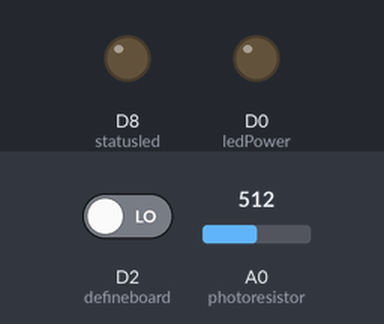
Simulated run of this sketch. Board: ESP8266 (NodeMCU). Parts: output pins drawn as LEDs (lit = HIGH). Inputs (shaded band) come from the test bench; at power-on: D2 (defineboard) LOW, A0 (photoresistor) = 512. WiFi joins after 1.5 s; servers stay silent unless stated; what the sketch prints to the serial monitor is not drawn.

Above: at 6.4 s.
At 15.8 s:
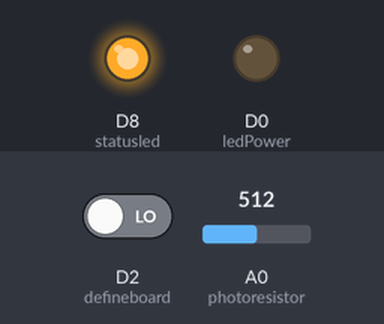
Timing chart, 0 to 30.3 s (numbered marks = the images above):
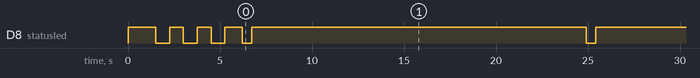

The sketch:

controler.ino
```cpp
#include <ESP8266WiFi.h>
#include "DHT.h"

#define DHTPIN D1     // what pin we're connected to

#define DHTTYPE DHT12   // DHT 11

// replace with your channel's thingspeak API key,
String apiKey = "YQQALXB4VXS3V3Z5";
const char* ssid = "SSID";
const char* password = "sciencefairpasswd";
const char* server = "api.thingspeak.com";

WiFiClient client;

int light = 0;

const int photoresistor = A0; // Photoresistor at Arduino analog pin A0
const int defineboard = D2;
const int statusled = D8;
const int measurePin = A0;
const int ledPower = D0;
bool board;
unsigned int samplingTime = 280;
unsigned int deltaTime = 40;
unsigned int sleepTime = 9680;

int sensorValue = 0;

void postdata2 (int light);

DHT dht(DHTPIN, DHTTYPE);
void setup() {
  if (digitalRead(defineboard) == 1){
    board = true;
  }else{
    board = false;
  }
  Serial.begin(115200);
  delay(10);
  pinMode(ledPower,OUTPUT);
  pinMode(defineboard,INPUT);
  pinMode(statusled,OUTPUT);
  WiFi.begin(ssid, password);
  dht.begin();
  Serial.println();
  Serial.println();
  Serial.print("Connecting to ");
  Serial.println(ssid);
  digitalWrite(statusled,HIGH);
  WiFi.begin(ssid, password);

  while (WiFi.status() != WL_CONNECTED) {
    delay(500);
    Serial.print(".");
  }
  Serial.println("");
  Serial.println("WiFi connected");
  digitalWrite(statusled,LOW);
  delay(750);
  digitalWrite(statusled,HIGH);
  delay(750);
  digitalWrite(statusled,LOW);
  delay(750);
  digitalWrite(statusled,HIGH);
  delay(750);
  digitalWrite(statusled,LOW);
  delay(750);
  digitalWrite(statusled,HIGH);
  delay(750);
}


void loop() {
  if (board == true){
    int hum = readhum ();
    int temp = readtemp ();
    int dust = readdust ();
    postdata1 (dust,temp,hum);
    delay(2000);
  }else{
    int light = readlight ();
    postdata2 (light);
    delay(2000);
  }

  }


int readhum () {
  float h = dht.readHumidity();
  return h ;
}
int readtemp () {
  float t = dht.readTemperature();
  return t;
}

int readdust () {
    digitalWrite(ledPower,LOW);
  delayMicroseconds(samplingTime);
  sensorValue = analogRead(measurePin);
  delayMicroseconds(deltaTime);
  digitalWrite(ledPower,HIGH);
  delayMicroseconds(sleepTime);


  float voltage = sensorValue * (3.2 / 1023.0);
  float density = ((voltage-0.01)/0.5)*0.1*1000;

  Serial.println(density);

  delay(500);
  return density;

}

int readlight () {
  int lightval = analogRead(photoresistor);
  return lightval;
}

void postdata1 (int dust,int temp,int hum) {
    if (client.connect(server,80)) {  //   "184.106.153.149" or api.thingspeak.com
    String postStr = apiKey;
           postStr +="&field2=";
           postStr += String(temp);
           postStr +="&field3=";
           postStr += String(hum);
           postStr +="&field4=";
           postStr += String(dust);
           postStr += "\r\n\r\n";
     digitalWrite(statusled,LOW);
     client.print("POST /update HTTP/1.1\n");
     client.print("Host: api.thingspeak.com\n");
     client.print("Connection: close\n");
     client.print("X-THINGSPEAKAPIKEY: "+apiKey+"\n");
     client.print("Content-Type: application/x-www-form-urlencoded\n");
     client.print("Content-Length: ");
     client.print(postStr.length());
     client.print("\n\n");
     client.print(postStr);
    }
    delay(500);
  digitalWrite(statusled,HIGH);
  client.stop();

  Serial.println("Waiting...");
  // thingspeak needs minimum 15 sec delay between updates
  delay(16000);
}

void postdata2 (int light) {
    if (client.connect(server,80)) {  //   "184.106.153.149" or api.thingspeak.com
    String postStr = apiKey;
           postStr +="&field1=";
           postStr += String(light);
           postStr += "\r\n\r\n";

     digitalWrite(statusled,LOW);
     client.print("POST /update HTTP/1.1\n");
     client.print("Host: api.thingspeak.com\n");
     client.print("Connection: close\n");
     client.print("X-THINGSPEAKAPIKEY: "+apiKey+"\n");
     client.print("Content-Type: application/x-www-form-urlencoded\n");
     client.print("Content-Length: ");
     client.print(postStr.length());
     client.print("\n\n");
     client.print(postStr);
    }
  delay(500);
  digitalWrite(statusled,HIGH);
  client.stop();

  Serial.println("Waiting...");
  // thingspeak needs minimum 15 sec delay between updates
  delay(16000);
}
```

Measured:
- by itself, D8 (statusled): HIGH → LOW at 1.5 s, → HIGH 0.75 s later, → LOW 0.75 s later, → HIGH 0.75 s later, … (20 changes in this stretch)
